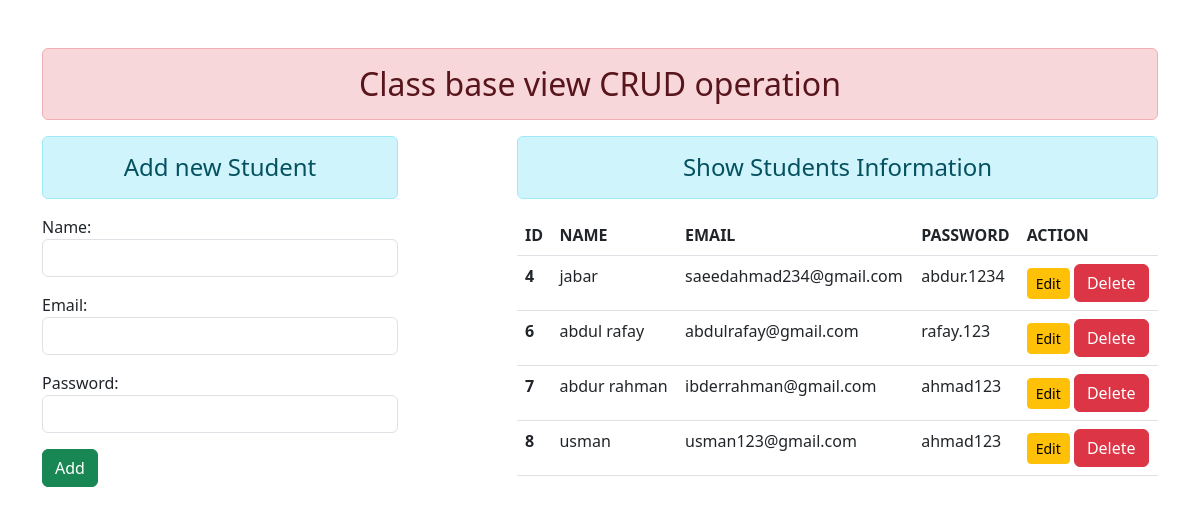
The page / on the database its author committed.
### enroll/models.py (models this page shows)
class User(models.Model):
    name = models.CharField(max_length=70)
    email = models.EmailField(max_length=100)
    password = models.CharField(max_length=70)

### enroll/views.py (the view)
# urls.py: path('', views.AddTemplateView.as_view(), name='addshow'),
class AddTemplateView(TemplateView):
    template_name = 'enroll/addandshow.html'
    def get_context_data(self, **kwargs):
        context = super().get_context_data(**kwargs)
        fm = StudentRegistration()
        stud = User.objects.all()
        context = {'stu':stud, 'form':fm}
        return context

### enroll/forms.py
class StudentRegistration(forms.ModelForm):
    class Meta:
        model = User
        fields = ['name','email','password']
        widgets = {
        'name': forms.TextInput(attrs={'class':'form-control'}),
        'email': forms.EmailInput(attrs={'class':'form-control'}),
        'password': forms.PasswordInput(render_value=True, attrs={'class':'form-control'}),
        }

### enroll/templates/enroll/addandshow.html (shortened to what this page needs)
{% extends 'enroll/base.html' %}
{% block content %}
<div class="row">
    <div class="col-sm-4">
        <h4 class="text-center alert alert-info">Add new Student</h4>
        <form action="" method="POST">
            {{form.as_p}}
            <input type="submit" class="btn btn-success" value="Add">
          </form>
    </div>
    <div class="col-sm-7 offset-1">
        <h4 class="text-center alert alert-info">Show Students Information</h4>
    {% if stu %}
    <table class="table">
        <thead>
          <tr>
            <th scope="col">ID</th>
            <th scope="col">NAME</th>
            <th scope="col">EMAIL</th>
            <th scope="col">PASSWORD</th>
            <th scope="col">ACTION</th>
          </tr>
        </thead>
        <tbody>
            {% for st in stu %}
          <tr>
            <th scope="row">{{st.id}}</th>
            <td>{{st.name}}</td>
            <td>{{st.email}}</td>
            <td>{{st.password}}</td>
            <td>
                <a href="{% url 'updatedata' st.id %}" class="btn btn-warning btn-sm">Edit</a>
                <form action="{% url 'deletedata' st.id %}" method="POST" class="d-inline">{% csrf_token %}
                    <input type="submit" class="btn btn-danger" value="Delete">
                </form>
            </td>
          </tr>
          {% endfor %}
        </tbody>
      </table>
    {% else %}
    <h4 class="text-center alert alert-warning">No Records</h4>
    {% endif %}
    </div>
</div>
{% endblock content %}

### enroll/templates/enroll/base.html (shortened to what this page needs)
<!DOCTYPE html>
{% load static %}
<html lang="en">
<head>
    <link rel="stylesheet" href="{% static './enroll/css/bootstrap.css' %}">
</head>
<body>
    <div class="container mt-5">
        <h2 class="text-center alert alert-danger">Class base view CRUD operation</h2>
        {% block content %} {% endblock content %}
    </div>
</body>
</html>

### rows shown on the page
User: id "4", name "jabar", email "saeedahmad234@gmail.com", password "abdur.1234"
User: id "6", name "abdul rafay", email "abdulrafay@gmail.com", password "rafay.123"
User: id "7", name "abdur rahman", email "ibderrahman@gmail.com", password "ahmad123"
User: id "8", name "usman", email "usman123@gmail.com", password "ahmad123"
